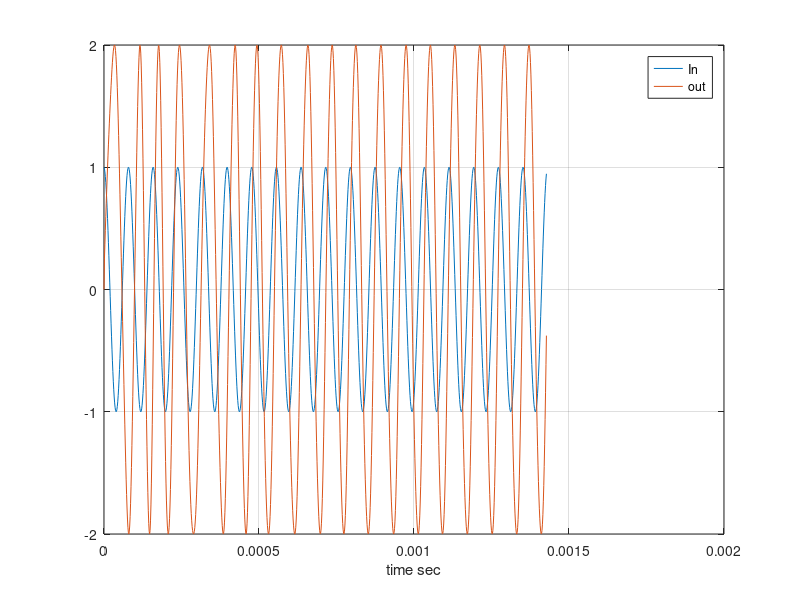
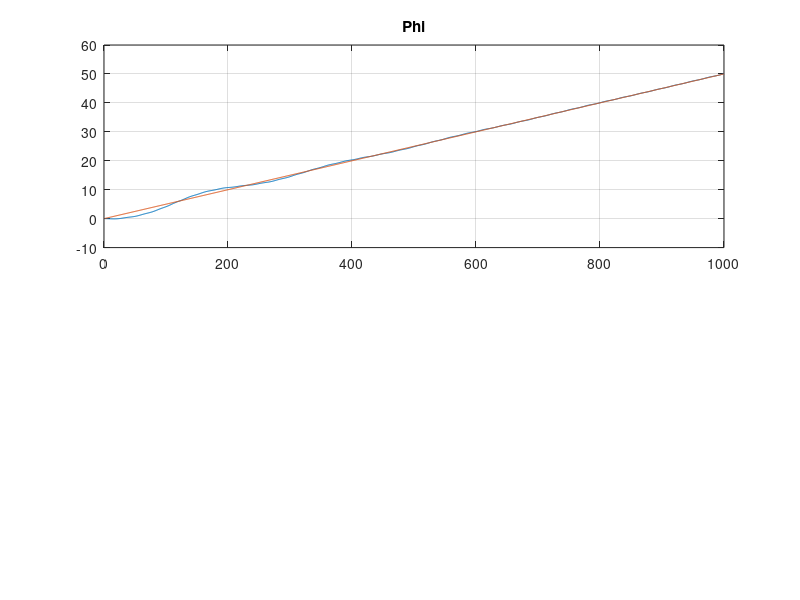

These charts were generated, in order, by the following MATLAB code:
%%
close all; clear all; clc
%%
% Parameter
fs = 7e5;
N = 1e3;
f1 = 7e3;
fvco = 8e3;
pvco = 4e3;
fc = 3e3;
coef = 120;
bpf = fir1(coef , fc/(fs/2));
Ts = 1/fs;
t = 0:Ts:(N-1)*Ts;
theta = 0.05:0.05:50;
y = cos(2*pi*f1*t+theta);

% init
VCO = zeros(1,N);
Phi = zeros(1,N);
sk = zeros(1,N);
error = zeros(1,N);
a1 = 0.01;     % alph
a2 = 0.001;    % beta

for n=2:N
   now_t = n*Ts;
   
   % phase detector
   ek(n) = y(n)*VCO(n-1);

   % loop filter
   gk = a1*ek(n);
   sk(n) = sk(n-1) + a2*ek(n);
   ck = gk+sk(n);
   error(n) = ck;
   
%    for m=1 : length(bpf)
%         if (n-m+1) > 1
%             error_array(m) = ek(n-m+1);
%         else
%             error_array(m) = 0;
%         end
%    end
%    error(n) = sum(error_array.*(bpf));
   
   % VCO
%    Phi(n) = Phi(n-1) + 2*pi*pvco*error(n)*Ts;
Phi(n) = Phi(n-1) - error(n);

   VCO(n) = 2*sin(2*pi*f1*now_t+Phi(n));
end

figure(1);
plot(t,y,t,VCO); grid on; legend('In','out'); xlabel('time sec'); 

% figure(2);
% subplot(2,1,1);plot(ek); grid on;  title('ek');
% subplot(2,1,2);plot(error); grid on;  title('ck');

figure(3);
subplot(2,1,1); plot(Phi); grid on;     title('Phi'); hold on;
 plot(theta); 

